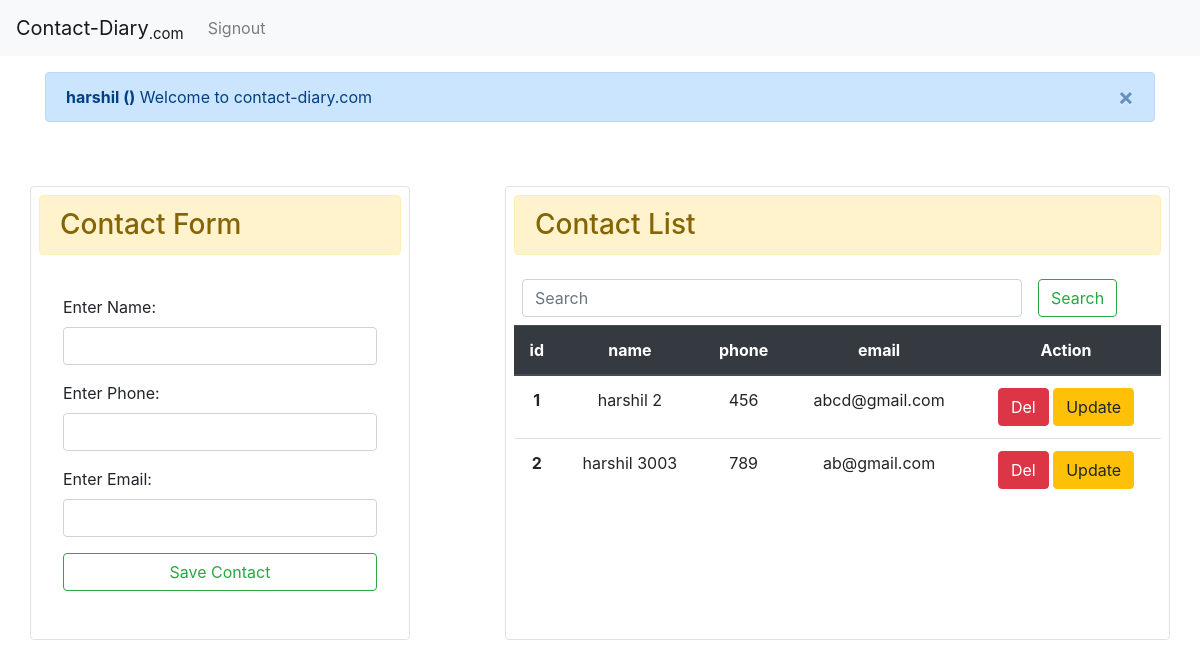
Screenshot of / (signed in) with the database file from the repository.
### contact/models.py (models this page shows)
class Conatct(models.Model):
    name = models.CharField(max_length=100)
    phone = models.IntegerField()
    email = models.EmailField(max_length=50)
    contact_of = models.ForeignKey(User, on_delete=models.CASCADE)

### contact/views.py (the view, shortened to what this page needs)
# urls.py: path('', views.index, name="home"),
def index(request, id=None):
    if id == None:
        if request.user.is_authenticated:
            contact = Conatct.objects.filter(contact_of=request.user)
            if request.method == "POST":
                form = ContactForm(request.POST, request.FILES)
                if form.is_valid():
                    inst = form.save(commit=False)
                    inst.contact_of = request.user
                    inst.save()
                    return HttpResponseRedirect('/')
            else:
                form = ContactForm()
        else:
            contact = None
            return HttpResponseRedirect('/login/')
        context = {'form': form, 'contact': contact}
        return render(request, 'contact/home.html', context)

### contact/forms.py
class ContactForm(forms.ModelForm):
    class Meta:
        model = Conatct
        exclude = ['contact_of']
        labels = {'name': 'Enter Name',
                  'phone': 'Enter Phone',
                  'email': 'Enter Email'}
        widgets = {'name': forms.TextInput(attrs={'class': 'form-control'}),
                   'phone': forms.NumberInput(attrs={'class': 'form-control'}),
                   'email': forms.EmailInput(attrs={'class': 'form-control'})}

### templates/contact/home.html (shortened to what this page needs)
{% extends 'contact/base.html' %}
{% block main %}
<div class="container">
    <div class="alert alert-primary mt-3 alert-dismissible fade show" role="alert">
        <strong>{% if request.user.is_authenticated %}{{request.user}} ({{ip}}){% else %}Guast User{% endif %}</strong> Welcome to contact-diary.com
        <button type="button" class="close" data-dismiss="alert" aria-label="Close">
            <span aria-hidden="true">&times;</span>
        </button>
    </div>
    <div class="row">
        <div class="col-md-4 mt-5 border rounded p-2">
            <h3 class="alert alert-warning">Contact Form</h3>
            <form action="  " method="POST" class="p-4" novalidate>
                {{form.as_p}}
                <input type="submit" value="Save Contact"
                    class="btn btn-md btn-outline-success text-center mb-3 btn-block">
            </form>
        </div>
        <div class="col-md-7 mt-5 border rounded p-2 offset-1">
            <h3 class="alert alert-warning">Contact List</h3>
            <form action="{% url 'search' %}" method="GET" class="form-inline p-2">
                <input name="sea" class="form-control" style="width: 500px;" type="search" placeholder="Search" aria-label="Search">
                <button class="btn btn-outline-success ml-3" type="submit">Search</button>
            </form>
            {% if contact %}
                <table class="table text-center">
                    <thead class="thead-dark">
                        <tr>
                            <th scope="col">id</th>
                            <th scope="col">name</th>
                            <th scope="col">phone</th>
                            <th scope="col">email</th>
                            <th scope="col">Action</th>
                        </tr>
                    </thead>
                    <tbody>
                        {% for contact in contact %}
                        <tr>
                            <th scope="row">{{forloop.counter}}</th>
                            <td>{{contact.name}}</td>
                            <td>{{contact.phone}}</td>
                            <td>{{contact.email}}</td>
                            <td>
                                <form action="{% url 'delete' contact.id %}" class="d-inline" method="POST">
                                    <input type="submit" value="Del" class="btn btn-danger">
                                </form>
                                <form action="{% url 'update' contact.id %}" class="d-inline" method="GET">
                                    <input type="submit" value="Update" class="btn btn-warning">
                                </form>
                            </td>
                        </tr>
                        {% endfor %}
                    {% else %}
                        <h3 class="alert alert-danger">No Contact</h3>
                    {% endif %}
                    </tbody>
                </table>
        </div>
    </div>
</div>
{% endblock main %}

### rows the page displays
Conatct: name "harshil 2", phone "456", email "abcd@gmail.com"
Conatct: name "harshil 3003", phone "789", email "ab@gmail.com"

### other values shown
{{ request.user }} "harshil"
